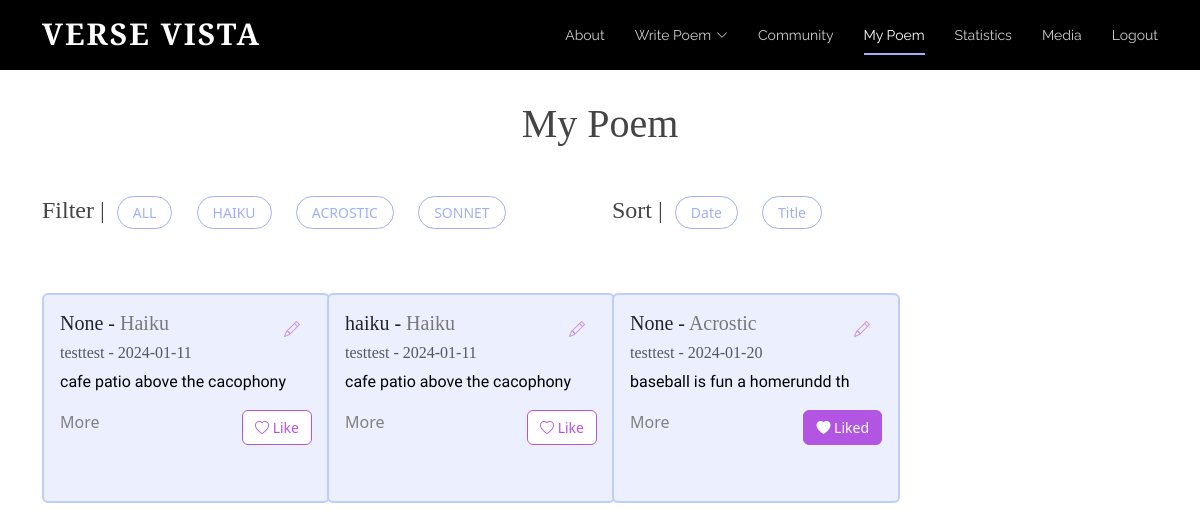
The page /mypage (signed in) on the database its author committed.
### tables this page shows
CREATE TABLE "Poem" (
	"username"	TEXT,
	"content"	TEXT,
	"date"	TEXT,
	"title"	TEXT,
	"type"	TEXT
, "id"	INTEGER, "numLikes"	INTEGER);

### app.py (the view)
@app.route('/mypage', methods=['GET']) # / => main homepage; decorator
def mypage(): #index func calls render_template, showing login.html on website
	isLogin = False
	if request.method == "POST":
		pass
	else:
		isLogin = True
		conn = sqlite3.connect('static/database.db')
		cursor = conn.cursor()
		query = """
			SELECT P.username, P.content, P.date, P.title, P.type,P.id,
				   COALESCE(L.liked, 0) AS liked
			FROM Poem P
			LEFT JOIN Likes L ON P.id = L.poem_id AND L.username = ?
		"""
		cursor.execute(query, (session.get("username"),))
		rows = cursor.fetchall()
		usernames = []  # ["scott", "alice"]
		contents = []  # ["poem...", "poem2..."]
		dates = []  # ["2023-12-12", "2022-10-10"]
		titles = []
		types = []
		likes = []
		ids = []
		for row in rows:
			usernames.append(row[0])
			contents.append(row[1])
			dates.append(row[2])
			titles.append(row[3])
			types.append(row[4].title())
			likes.append(row[6])
			ids.append(row[5])
		print(likes)
		print(ids)
		if "username" not in session:
			isLogin = False
			return redirect(url_for('login'))
		else:
			isLogin = True
		return render_template('mypage.html',ids=ids, usernames=usernames, contents=contents,
							   dates=dates, titles=titles, types=types, liked_status=likes,
							   num_poems=len(usernames), isLogin=isLogin, username = session["username"])

### templates/mypage.html (shortened to what this page needs)
<!DOCTYPE html>
<html lang="en">
  <head>
    <link href="../static/vendor/aos/aos.css" rel="stylesheet">
    <link href="../static/vendor/bootstrap/css/bootstrap.min.css" rel="stylesheet">
    <link href="../static/vendor/bootstrap-icons/bootstrap-icons.css" rel="stylesheet">
    <link href="../static/vendor/boxicons/css/boxicons.min.css" rel="stylesheet">
    <link href="../static/vendor/glightbox/css/glightbox.min.css" rel="stylesheet">
    <link href="../static/vendor/swiper/swiper-bundle.min.css" rel="stylesheet">
    <link href="../static/css/style.css" rel="stylesheet">
  </head>
  <body>
      <header id="header" class="fixed-top d-flex align-items-center">
        <div class="container d-flex justify-content-between">
          <div class="logo">
            <h1><a href="{{url_for('index')}}">Verse Vista
</a></h1>
          </div>
          <nav id="navbar" class="navbar">
        <ul>
          <li><a class="nav-link scrollto" href="{{url_for('index')}}#about">About</a></li>
          <li class="dropdown"><a href="{{url_for('bwrite')}}"><span>Write Poem</span> <i class="bi bi-chevron-down"></i></a>
          </li>
          <li><a class="nav-link scrollto" href="{{url_for('board')}}">Community</a></li>
                      <li><a class="nav-link scrollto active" href="{{url_for('mypage')}}">My Poem</a></li>
          <li><a class="nav-link scrollto" href="{{url_for('statistics')}}">Statistics</a></li>
          <li><a class="nav-link scrollto" href="{{url_for('statistics')}}">Media</a></li>
          {% if isLogin %}
            <li><a class="nav-link scrollto" href="{{url_for('logout')}}">Logout</a></li>
          {% else %}
            <li><a class="nav-link scrollto" href="{{url_for('login')}}">Login</a></li>
          {% endif %}
        </ul>
          </nav>
        </div>
      </header>
      <main>
        <div class="container stat-mt">
          <h1 class="mb-5 text-center">My Poem</h1>
                  <div class="row mb-4">
            <div class="col-lg-6 d-flex">
                <h4>Filter |</h4>
                <ul class="poem-filters">
                  <li data-filter = "*">ALL</li>
                  <li data-filter = ".filter-Haiku">HAIKU</li>
                  <li data-filter = ".filter-Acrostic">ACROSTIC</li>
                  <li data-filter = ".filter-Sonnet">SONNET</li>
                </ul>
            </div>
            <div class="col-lg-6 d-flex">
                <h4>Sort |</h4>
                <ul class="poem-filters">
                    <li class="sorting" data-sort-by ="date">Date</li>
                    <li class="sorting"  data-sort-by ="title">Title</li>
                </ul>
            </div>
          </div>
          <div class="row poem-container">
              {% set counter = 0 %}
                    {% for i in range(num_poems) %}
                        {% if username == usernames[i] %}
                            {% set counter = counter + 1 %}
                          {% if counter < 4 %}
                            <div class="col-md-6 col-lg-3 poem-item filter-{{types[i]}} mt-4 mt-md-4" data-title="{{titles[i]}}" data-date="{{dates[i][0:10]}}" data-type="{{types[i]}}">
                          {% else %}
                            <div class="col-md-6 col-lg-3 poem-item filter-{{types[i]}} mt-4 mt-md-4 mt-lg-4"data-title="{{titles[i]}}"  data-date="{{ dates[i][0:10]}}" data-type="{{types[i]}}">
                          {% endif %}
                      <div class="card poem-card mx-auto" style="width: 18rem;">
                        <div class="card-body">
<div class="d-flex">
    <h5 class="card-title">
        <span class="title">{{titles[i]}}</span> - <span class="board-poemtype type">{{types[i]}}</span>
    </h5>
    <div class="edit-button-container ms-auto">
        <button class="btn btn-outline-primary edit-button border-0 bg-transparent" data-bs-toggle="modal" data-bs-target="#editPoemModal" data-poem-id="{{ ids[i] }}" data-title="{{ titles[i] }}" data-type="{{ types[i] }}" data-content="{{ contents[i] }}">
            <i class="bi bi-pencil"></i>
        </button>
    </div>
</div>
                          <h6 class="card-subtitle mb-2 text-muted">{{usernames[i]}} - <span class="date">{{dates[i][0:10]}}</span></h6>
                          <p class="card-text">{{contents[i][0:30]}}</p>
                        <div class="d-flex justify-content-between">
                          <a class="card-link" data-bs-toggle="modal" data-bs-target="#poemModal" data-title="{{titles[i]}}" data-type="{{types[i]}}" data-username="{{usernames[i]}}" data-date="{{dates[i][0:10]}}" data-content="{{contents[i]}}">
          More
        </a>
                            {% if liked_status[i] == 1 %}
                          <div class="text-right">
                            <button class="btn btn-outline-danger like-button really-like" data-poem-id="{{ ids[i] }}" data-username="{{ usernames[i] }}" data-liked="{{ liked_status[i] }}">
                                <i class="bi bi-heart-fill"></i>  Liked
                            </button>
                          </div>
                            {%else %}
                                              <div class="text-right">
                            <button class="btn btn-outline-danger like-button" data-poem-id="{{ ids[i] }}" data-username="{{ usernames[i] }}" data-liked="{{ liked_status[i] }}">
                                <i class="bi bi-heart"></i> Like
                            </button>
                          </div>
                            {% endif %}
                        </div>
                        </div>
                      </div>
                    </div>
                        {% endif %}
                    {% endfor %}
                  </div>
        </div>
      </main>
  </body>
</html>

### static/css/style.css (style rules this page uses)
body { color: #444444; }
a { color: #1bac91; text-decoration: none; }
h1, h2, h3, h4, h5, h6 { font-family: 'Cormorant Garamond', serif; }
#header { height: 70px; transition: all 0.5s; z-index: 997; background: #000; }
#header .logo h1 { font-size: 30px; margin: 0; padding: 6px 0; line-height: 1; font-weight: 700; letter-spacing: 2px; text-transform: uppercase; }
#header .logo h1 a, #header .logo h1 a:hover { color: #fff; text-decoration: none; }
.navbar { padding: 0; }
.navbar ul { margin: 0; padding: 0; display: flex; list-style: none; align-items: center; }
.navbar li { position: relative; }
.navbar>ul>li+li { margin-left: 30px; }
.navbar a, .navbar a:focus { display: flex; align-items: center; justify-content: space-between; padding: 12px 0; font-size: 14px; font-family: "Raleway", sans-serif; color: rgba(255, 255, 255, 0.8); white-space: nowrap; transition: 0.3s; position: relative; }
.navbar a i, .navbar a:focus i { font-size: 12px; line-height: 0; margin-left: 5px; }
.navbar>ul>li>a:before { content: ""; position: absolute; width: 100%; height: 2px; bottom: 3px; left: 0; background-color: #A2AFF6; visibility: hidden; width: 0px; transition: all 0.3s ease-in-out 0s; }
.navbar a:hover:before, .navbar li:hover>a:before, .navbar .active:before { visibility: visible; width: 100%; }
.navbar a:hover, .navbar .active, .navbar .active:focus, .navbar li:hover>a { color: #fff; }
body p { color: black; font-family: 'Nanum Myeongjo', serif; }
body a { color: gray; }
body { margin: 0; }
.btn-outline-primary { color: #CC95DD !important; }
.board-poemtype { color:#787878; }
.poem-filters { list-style: none; margin-left: -20px; }
.poem-filters li { cursor: pointer; font-size: 14px; display: inline-block; background: white; border: 1px solid #A2AFF6; padding: 5px 15px 5px 15px; border-radius: 50px; margin-right: 20px; color: #A2AFF6; font-weight: 500; }
.card-link { cursor:pointer }
.like-button { font-size:14px; }
.btn-outline-danger { background-color:white !important; color:#B255E3 !important; border:1px solid #B255E3 !important; }
.really-like { background-color:#B255E3 !important; color:white !important; border:1px solid #B255E3 !important; }
.poem-card { height: 210px; background-color:#ECEFFE; border: 2px solid #BECDFB; transition: transform 0.3s ease-in-out; }
.stat-mt { margin-top: 100px; }

### rows shown on the page
Poem: username "testtest", date "2024-01-11", content "cafe patio above the cacophony"
Poem: title "haiku", username "testtest", date "2024-01-11", content "cafe patio above the cacophony"
Poem: title "None", username "testtest", date "2024-01-20", content "baseball is fun a homerundd th"

### other values the page prints
{{ titles[i] }} "None"
{{ types[i] }} "Haiku" "Haiku" "Acrostic"
